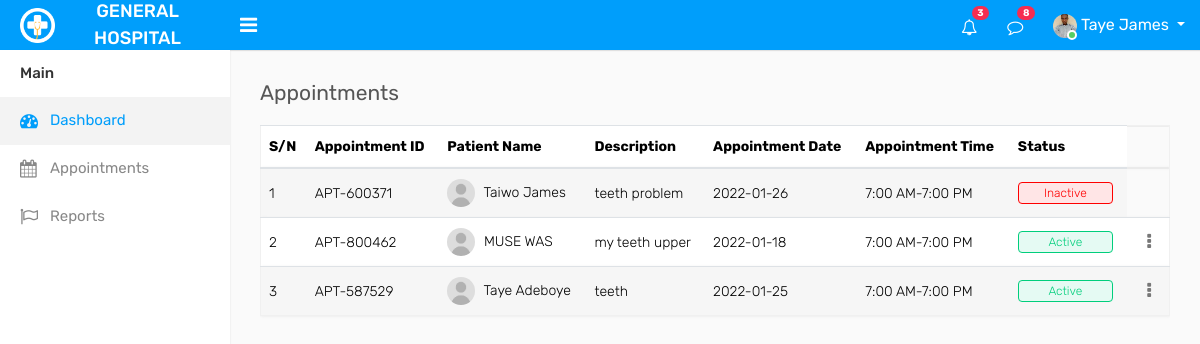
/dashboard/appointments.php (signed in), run on the app's committed database.
### tables this page shows
CREATE TABLE `appointments` (
  `id` int(11) NOT NULL,
  `apt` varchar(50) NOT NULL,
  `uid` varchar(50) NOT NULL,
  `staff` varchar(50) NOT NULL,
  `datee` varchar(50) NOT NULL,
  `timee` varchar(50) NOT NULL,
  `atime` varchar(10) NOT NULL,
  `descript` text NOT NULL,
  `status` varchar(10) NOT NULL
);

CREATE TABLE `patients` (
  `id` int(11) NOT NULL,
  `uid` varchar(50) NOT NULL,
  `fnam` varchar(50) NOT NULL,
  `lnam` varchar(50) NOT NULL,
  `email` varchar(50) NOT NULL,
  `pass` varchar(255) NOT NULL,
  `dob` varchar(20) NOT NULL,
  `gender` varchar(10) NOT NULL,
  `pno` varchar(50) NOT NULL,
  `address` text NOT NULL,
  `country` varchar(255) NOT NULL,
  `state` varchar(255) NOT NULL,
  `city` varchar(255) NOT NULL,
  `pcode` varchar(10) NOT NULL,
  `img` varchar(255) NOT NULL,
  `datee` varchar(50) NOT NULL,
  `status` varchar(20) NOT NULL
);

### dashboard/appointments.php (the view, shortened to what this page needs)
<?php include 'header.php'; ?>
<?php include 'sidebar.php'; ?>
        <div class="page-wrapper">
            <div class="content">
                <div class="row">
                    <div class="col-sm-4 col-3">
                        <h4 class="page-title">Appointments</h4>
                    </div>
                </div>
				<div class="row">
					<div class="col-md-12">
						<div class="table-responsive">
<?php
$sn = 0;
include '../dbconnect.php';
if ($username == "admin") {
	$sql = $con->query("SELECT * FROM appointments WHERE status = 'Active'");
	if ($sql->num_rows > 0) {
		echo "					<table class=\"table table-striped custom-table\">
									<thead>
										<tr>
											<th>S/N</th>
											<th>Appointment ID</th>
											<th>Patient Name</th>
											<th>Doctor Name</th>
											<th>Description</th>
											<th>Appointment Date</th>
											<th>Appointment Time</th>
											<th>Status</th>
										</tr>
									</thead>
									<tbody>";
		while ($row = $sql->fetch_assoc()) {
			$apt = $row['apt'];
			$uid = $row['uid'];
			$staff = $row['staff'];
			$atime = $row['atime'];
			$datee = $row['datee'];
			$timee = $row['timee'];
			$descript = $row['descript'];
			$status = $row['status'];
			$pat = patient($uid);
			$stff = staff($staff);
			$ttime = 20;
			$ime = $atime[3] . $atime[4];
			$me = $ttime + $ime;
			$apttme = $atime . " - " . $atime[0] . $atime[1] . $atime[2] . $me;
			$sn += 1;
			if ($status == "Active") {
	            $badge = "custom-badge status-green";
	        }
	        else {
	            $badge = "custom-badge status-red";
	        }
			echo "						<tr>
											<td>$sn</td>
											<td>$apt</td>
											<td><img width=\"28\" height=\"28\" src=\"assets/img/user.jpg\" class=\"rounded-circle m-r-5\" alt=\"\"> $pat</td>
											<td>$stff</td>
											<td>$descript</td>
											<td>$datee</td>
											<td>$apttme</td>
											<td><span class=\"$badge\">$status</span></td>
										</tr>";
		}
	}
	echo "							</tbody>
								</table>";
}
else {
	$sql = $con->query("SELECT * FROM appointments WHERE staff = '$user'");
	if ($sql->num_rows > 0) {
		echo "					<table class=\"table table-striped custom-table\">
									<thead>
										<tr>
											<th>S/N</th>
											<th>Appointment ID</th>
											<th>Patient Name</th>
											<th>Description</th>
											<th>Appointment Date</th>
											<th>Appointment Time</th>
											<th>Status</th>
										</tr>
									</thead>
									<tbody>";
		while ($row = $sql->fetch_assoc()) {
			$apt = $row['apt'];
			$uid = $row['uid'];
			$datee = $row['datee'];
			$timee = $row['timee'];
			$descript = $row['descript'];
			$status = $row['status'];
			$pat = patient($uid);
			$sn += 1;
			if ($status == "Active") {
	            $badge = "custom-badge status-green";
	            $action = "<td class=\"text-right\">
												<div class=\"dropdown dropdown-action\">
													<a href=\"#\" class=\"action-icon dropdown-toggle\" data-toggle=\"dropdown\" aria-expanded=\"false\"><i class=\"fa fa-ellipsis-v\"></i></a>
													<div class=\"dropdown-menu dropdown-menu-right\">
														<a class=\"dropdown-item\" href=\"add_report.php?xxyzz=$apt\"><i class=\"fa fa-pencil m-r-5\"></i> Write report</a>
													</div>
												</div>
											</td>";
	        }
	        else {
	            $badge = "custom-badge status-red";
	            $action = "";
	        }
			echo "						<tr>
											<td>$sn</td>
											<td>$apt</td>
											<td><img width=\"28\" height=\"28\" src=\"assets/img/user.jpg\" class=\"rounded-circle m-r-5\" alt=\"\"> $pat</td>
											<td>$descript</td>
											<td>$datee</td>
											<td>$timee</td>
											<td><span class=\"$badge\">$status</span></td>
											$action
										</tr>";
		}
	}
	echo "							</tbody>
								</table>";
}
function patient($pat) {
	include '../dbconnect.php';
	$sq = $con->query("SELECT fnam, lnam FROM patients WHERE uid = '$pat'");
	if ($sq->num_rows > 0) {
		$row = $sq->fetch_assoc();
		$fnam = $row['fnam'];
		$lnam = $row['lnam'];
		$flnam = $fnam . " " . $lnam;
		return $flnam;
	}
}
?>
						</div>
					</div>
                </div>
            </div>
		</div>
    </div>
</body>
</html>

### data on the page
appointments: apt "APT-600371", uid.lnam "Taiwo James", descript "teeth problem", datee "2022-01-26", timee "7:00 AM-7:00 PM", status "Inactive"
appointments: apt "APT-800462", uid.lnam "MUSE WAS", descript "my teeth upper", datee "2022-01-18", timee "7:00 AM-7:00 PM", status "Active"
appointments: apt "APT-587529", uid.lnam "Taye Adeboye", descript "teeth", datee "2022-01-25", timee "7:00 AM-7:00 PM", status "Active"

### other printed values
$fullname "Taye James"
